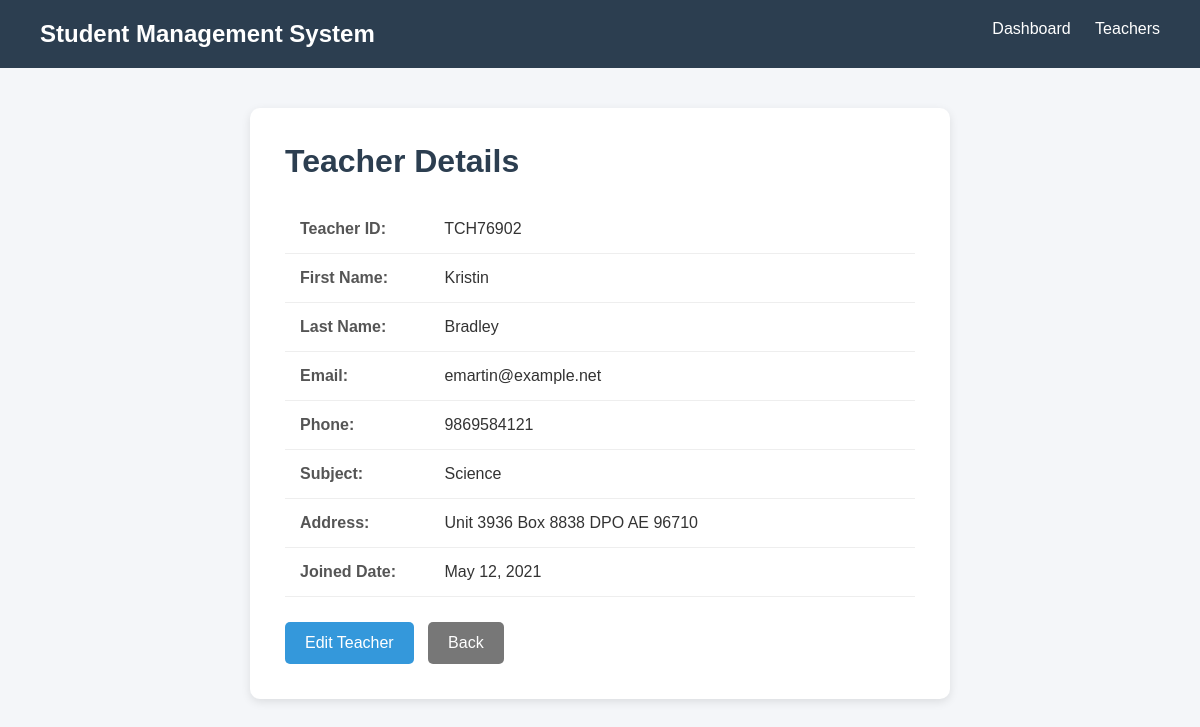
The page /teachers/1/ on the database its author committed.
### teachers/models.py (models this page shows, shortened)
class Teacher(models.Model):
    teacher_id = models.CharField(
        max_length=20,
        unique=True
    )
    first_name = models.CharField(
        max_length=50
    )
    last_name = models.CharField(
        max_length=50
    )
    email = models.EmailField(
        unique=True
    )
    phone = models.CharField(
        max_length=15
    )
    subject = models.CharField(
        max_length=100
    )
    address = models.CharField(
        max_length=200
    )
    joined_date = models.DateField()

### teachers/views.py (the view)
class TeacherDetailView(DetailView):
    model = Teacher
    template_name = 'teacher_detail.html'
    context_object_name = 'teacher'

### teachers/templates/teacher_detail.html (shortened to what this page needs)
<!DOCTYPE html>
<html>
<head>
</head>
<body>
    <nav class="navbar">
        <h2>Student Management System</h2>
        <div>
            <a href="{% url 'dashboard' %}">Dashboard</a>
            <a href="{% url 'teacher_list' %}">Teachers</a>
        </div>
    </nav>
    <div class="container">
        <div class="card">
            <h1>Teacher Details</h1>
            <div class="info">
                <strong>Teacher ID:</strong>
                {{ teacher.teacher_id }}
            </div>
            <div class="info">
                <strong>First Name:</strong>
                {{ teacher.first_name }}
            </div>
            <div class="info">
                <strong>Last Name:</strong>
                {{ teacher.last_name }}
            </div>
            <div class="info">
                <strong>Email:</strong>
                {{ teacher.email }}
            </div>
            <div class="info">
                <strong>Phone:</strong>
                {{ teacher.phone }}
            </div>
            <div class="info">
                <strong>Subject:</strong>
                {{ teacher.subject }}
            </div>
            <div class="info">
                <strong>Address:</strong>
                {{ teacher.address }}
            </div>
            <div class="info">
                <strong>Joined Date:</strong>
                {{ teacher.joined_date }}
            </div>
            <div class="buttons">
                <a
                    href="{% url 'teacher_edit' teacher.pk %}"
                    class="edit-button"
                >
                    Edit Teacher
                </a>
                <a
                    href="{% url 'teacher_list' %}"
                    class="back-button"
                >
                    Back
                </a>
            </div>
        </div>
    </div>
</body>
</html>

### teachers/templates/teacher_detail.html (style rules this page uses)
* { margin: 0; padding: 0; box-sizing: border-box; }
body { font-family: Arial, sans-serif; background-color: #f4f6f9; color: #333; }
.navbar { background-color: #2c3e50; color: white; padding: 20px 40px; display: flex; justify-content: space-between; }
.navbar a { color: white; text-decoration: none; margin-left: 20px; }
.container { width: 90%; max-width: 700px; margin: 40px auto; }
.card { background-color: white; padding: 35px; border-radius: 10px; box-shadow: 0 3px 10px rgba(0, 0, 0, 0.1); }
.card h1 { color: #2c3e50; margin-bottom: 25px; }
.info { padding: 15px; border-bottom: 1px solid #eee; }
.info strong { display: inline-block; width: 140px; color: #555; }
.buttons { margin-top: 25px; }
.edit-button { display: inline-block; background-color: #3498db; color: white; padding: 12px 20px; text-decoration: none; border-radius: 5px; }
.back-button { display: inline-block; background-color: #777; color: white; padding: 12px 20px; text-decoration: none; border-radius: 5px; margin-left: 10px; }

### rows shown on the page
Teacher: teacher_id "TCH76902", first_name "Kristin", last_name "Bradley", email "emartin@example.net", phone "9869584121", subject "Science", address "Unit 3936 Box 8838 DPO AE 96710", joined_date "May 12, 2021"
